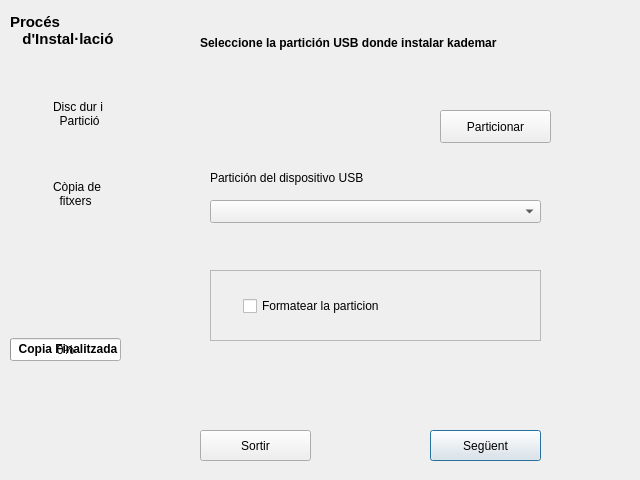
<ui version="4.0" >
 <class>Form</class>
 <widget class="QWidget" name="Form" >
  <property name="geometry" >
   <rect>
    <x>0</x>
    <y>0</y>
    <width>640</width>
    <height>480</height>
   </rect>
  </property>
  <property name="sizePolicy" >
   <sizepolicy vsizetype="Fixed" hsizetype="Fixed" >
    <horstretch>0</horstretch>
    <verstretch>0</verstretch>
   </sizepolicy>
  </property>
  <property name="minimumSize" >
   <size>
    <width>640</width>
    <height>480</height>
   </size>
  </property>
  <property name="maximumSize" >
   <size>
    <width>640</width>
    <height>480</height>
   </size>
  </property>
  <property name="windowTitle" >
   <string>Instal·lador</string>
  </property>
  <property name="windowIcon" >
   <iconset>
    <normaloff>../../../../../usr/share/kademar/icons/kpackage.png</normaloff>../../../../../usr/share/kademar/icons/kpackage.png</iconset>
  </property>
  <widget class="QLabel" name="fons" >
   <property name="geometry" >
    <rect>
     <x>0</x>
     <y>0</y>
     <width>640</width>
     <height>480</height>
    </rect>
   </property>
   <property name="text" >
    <string/>
   </property>
   <property name="pixmap" >
    <pixmap>../../../../../usr/share/kademar/utils/instalador-nano/img/bg/instalador-nano.png</pixmap>
   </property>
   <property name="scaledContents" >
    <bool>true</bool>
   </property>
  </widget>
  <widget class="QWidget" native="1" name="w_process" >
   <property name="geometry" >
    <rect>
     <x>0</x>
     <y>0</y>
     <width>151</width>
     <height>301</height>
    </rect>
   </property>
   <widget class="QLabel" name="l_titol" >
    <property name="geometry" >
     <rect>
      <x>10</x>
      <y>10</y>
      <width>141</width>
      <height>41</height>
     </rect>
    </property>
    <property name="font" >
     <font>
      <pointsize>11</pointsize>
      <weight>75</weight>
      <bold>true</bold>
     </font>
    </property>
    <property name="text" >
     <string>Procés
   d'Instal·lació</string>
    </property>
   </widget>
   <widget class="QLabel" name="led_disc" >
    <property name="geometry" >
     <rect>
      <x>13</x>
      <y>99</y>
      <width>28</width>
      <height>28</height>
     </rect>
    </property>
    <property name="text" >
     <string/>
    </property>
    <property name="pixmap" >
     <pixmap>../../../../../usr/share/kademar/utils/instalador-nano/img/vermell_p.png</pixmap>
    </property>
   </widget>
   <widget class="QLabel" name="l_disc" >
    <property name="geometry" >
     <rect>
      <x>53</x>
      <y>98</y>
      <width>71</width>
      <height>32</height>
     </rect>
    </property>
    <property name="text" >
     <string>Disc dur i
  Partició</string>
    </property>
   </widget>
   <widget class="QLabel" name="led_copia" >
    <property name="geometry" >
     <rect>
      <x>13</x>
      <y>180</y>
      <width>28</width>
      <height>28</height>
     </rect>
    </property>
    <property name="text" >
     <string/>
    </property>
    <property name="pixmap" >
     <pixmap>../../../../../usr/share/kademar/utils/instalador-nano/img/vermell_p.png</pixmap>
    </property>
   </widget>
   <widget class="QLabel" name="l_copia" >
    <property name="geometry" >
     <rect>
      <x>53</x>
      <y>173</y>
      <width>71</width>
      <height>41</height>
     </rect>
    </property>
    <property name="text" >
     <string>Còpia de
  fitxers</string>
    </property>
   </widget>
  </widget>
  <widget class="QWidget" native="1" name="w_logo" >
   <property name="geometry" >
    <rect>
     <x>0</x>
     <y>300</y>
     <width>151</width>
     <height>181</height>
    </rect>
   </property>
   <property name="palette" >
    <palette>
     <active/>
     <inactive/>
     <disabled/>
    </palette>
   </property>
   <property name="autoFillBackground" >
    <bool>false</bool>
   </property>
   <widget class="QLabel" name="logo_kademar" >
    <property name="geometry" >
     <rect>
      <x>21</x>
      <y>88</y>
      <width>90</width>
      <height>90</height>
     </rect>
    </property>
    <property name="text" >
     <string/>
    </property>
    <property name="pixmap" >
     <pixmap>../../../../../usr/share/kademar/utils/instalador-nano/img/kademar.png</pixmap>
    </property>
    <property name="scaledContents" >
     <bool>true</bool>
    </property>
   </widget>
   <widget class="QProgressBar" name="progressBar" >
    <property name="geometry" >
     <rect>
      <x>10</x>
      <y>38</y>
      <width>111</width>
      <height>23</height>
     </rect>
    </property>
    <property name="value" >
     <number>0</number>
    </property>
    <property name="alignment" >
     <set>Qt::AlignLeading</set>
    </property>
    <property name="textVisible" >
     <bool>true</bool>
    </property>
   </widget>
   <widget class="QLabel" name="l_finished" >
    <property name="geometry" >
     <rect>
      <x>3</x>
      <y>41</y>
      <width>130</width>
      <height>16</height>
     </rect>
    </property>
    <property name="font" >
     <font>
      <weight>75</weight>
      <bold>true</bold>
     </font>
    </property>
    <property name="text" >
     <string>Copia Finalitzada</string>
    </property>
    <property name="scaledContents" >
     <bool>false</bool>
    </property>
    <property name="alignment" >
     <set>Qt::AlignCenter</set>
    </property>
   </widget>
  </widget>
  <widget class="QWidget" native="1" name="w_botons" >
   <property name="geometry" >
    <rect>
     <x>150</x>
     <y>420</y>
     <width>491</width>
     <height>61</height>
    </rect>
   </property>
   <widget class="QPushButton" name="boto_next" >
    <property name="geometry" >
     <rect>
      <x>280</x>
      <y>10</y>
      <width>111</width>
      <height>31</height>
     </rect>
    </property>
    <property name="layoutDirection" >
     <enum>Qt::RightToLeft</enum>
    </property>
    <property name="text" >
     <string>Següent</string>
    </property>
    <property name="icon" >
     <iconset>
      <normaloff>../../../../../usr/share/kademar/utils/instalador-nano/img/next.png</normaloff>../../../../../usr/share/kademar/utils/instalador-nano/img/next.png</iconset>
    </property>
    <property name="iconSize" >
     <size>
      <width>20</width>
      <height>20</height>
     </size>
    </property>
    <property name="default" >
     <bool>true</bool>
    </property>
   </widget>
   <widget class="QPushButton" name="boto_exit" >
    <property name="geometry" >
     <rect>
      <x>50</x>
      <y>10</y>
      <width>111</width>
      <height>31</height>
     </rect>
    </property>
    <property name="text" >
     <string>Sortir</string>
    </property>
    <property name="icon" >
     <iconset>
      <normaloff>../../../../../usr/share/kademar/utils/instalador-nano/img/exit.png</normaloff>../../../../../usr/share/kademar/utils/instalador-nano/img/exit.png</iconset>
    </property>
    <property name="iconSize" >
     <size>
      <width>20</width>
      <height>20</height>
     </size>
    </property>
   </widget>
  </widget>
  <widget class="QStackedWidget" name="pages" >
   <property name="geometry" >
    <rect>
     <x>150</x>
     <y>0</y>
     <width>491</width>
     <height>421</height>
    </rect>
   </property>
   <property name="currentIndex" >
    <number>1</number>
   </property>
   <widget class="QWidget" name="p_principal" >
    <widget class="QLabel" name="label" >
     <property name="geometry" >
      <rect>
       <x>30</x>
       <y>60</y>
       <width>431</width>
       <height>41</height>
      </rect>
     </property>
     <property name="font" >
      <font>
       <pointsize>14</pointsize>
       <weight>75</weight>
       <italic>true</italic>
       <bold>true</bold>
       <stylestrategy>PreferAntialias</stylestrategy>
       <kerning>false</kerning>
      </font>
     </property>
     <property name="text" >
      <string>Bienvenidos al Instalador de kademar en USB</string>
     </property>
     <property name="wordWrap" >
      <bool>true</bool>
     </property>
    </widget>
    <widget class="QLabel" name="label_3" >
     <property name="geometry" >
      <rect>
       <x>80</x>
       <y>300</y>
       <width>391</width>
       <height>91</height>
      </rect>
     </property>
     <property name="text" >
      <string>Este asistente te ayudará a instalar kademar Linux
 en un dispositivo USB.</string>
     </property>
     <property name="wordWrap" >
      <bool>true</bool>
     </property>
    </widget>
    <widget class="QLabel" name="label_17" >
     <property name="geometry" >
      <rect>
       <x>80</x>
       <y>160</y>
       <width>80</width>
       <height>80</height>
      </rect>
     </property>
     <property name="text" >
      <string/>
     </property>
     <property name="pixmap" >
      <pixmap>../../../../../usr/share/kademar/utils/instalador/img/lyra.png</pixmap>
     </property>
     <property name="scaledContents" >
      <bool>true</bool>
     </property>
    </widget>
    <widget class="QLabel" name="label_18" >
     <property name="geometry" >
      <rect>
       <x>211</x>
       <y>167</y>
       <width>52</width>
       <height>61</height>
      </rect>
     </property>
     <property name="text" >
      <string/>
     </property>
     <property name="pixmap" >
      <pixmap>../../../../../usr/share/kademar/utils/instalador/img/arrow.png</pixmap>
     </property>
    </widget>
    <widget class="QLabel" name="label_19" >
     <property name="geometry" >
      <rect>
       <x>290</x>
       <y>150</y>
       <width>91</width>
       <height>91</height>
      </rect>
     </property>
     <property name="text" >
      <string/>
     </property>
     <property name="pixmap" >
      <pixmap>../../../../../usr/share/kademar/utils/instalador-nano/img/usbpendrive_unmount.png</pixmap>
     </property>
     <property name="scaledContents" >
      <bool>true</bool>
     </property>
    </widget>
   </widget>
   <widget class="QWidget" name="p_disc" >
    <widget class="QLabel" name="l_titol_2" >
     <property name="geometry" >
      <rect>
       <x>50</x>
       <y>35</y>
       <width>401</width>
       <height>16</height>
      </rect>
     </property>
     <property name="font" >
      <font>
       <weight>75</weight>
       <bold>true</bold>
      </font>
     </property>
     <property name="text" >
      <string>Seleccione la partición USB donde instalar kademar</string>
     </property>
    </widget>
    <widget class="QPushButton" name="boto_particionar" >
     <property name="geometry" >
      <rect>
       <x>290</x>
       <y>110</y>
       <width>111</width>
       <height>33</height>
      </rect>
     </property>
     <property name="text" >
      <string>Particionar</string>
     </property>
     <property name="icon" >
      <iconset>
       <normaloff>../../../../../usr/share/kademar/utils/instalador-nano/img/gparted.png</normaloff>../../../../../usr/share/kademar/utils/instalador-nano/img/gparted.png</iconset>
     </property>
     <property name="iconSize" >
      <size>
       <width>22</width>
       <height>22</height>
      </size>
     </property>
    </widget>
    <widget class="QComboBox" name="cb_hd_arrel" >
     <property name="geometry" >
      <rect>
       <x>60</x>
       <y>200</y>
       <width>331</width>
       <height>23</height>
      </rect>
     </property>
    </widget>
    <widget class="QLabel" name="label_2" >
     <property name="geometry" >
      <rect>
       <x>60</x>
       <y>170</y>
       <width>331</width>
       <height>16</height>
      </rect>
     </property>
     <property name="text" >
      <string>Partición del dispositivo USB</string>
     </property>
    </widget>
    <widget class="QFrame" name="f_final_2" >
     <property name="geometry" >
      <rect>
       <x>60</x>
       <y>270</y>
       <width>331</width>
       <height>71</height>
      </rect>
     </property>
     <property name="frameShape" >
      <enum>QFrame::StyledPanel</enum>
     </property>
     <property name="frameShadow" >
      <enum>QFrame::Raised</enum>
     </property>
     <widget class="QCheckBox" name="cb_format" >
      <property name="geometry" >
       <rect>
        <x>33</x>
        <y>26</y>
        <width>261</width>
        <height>20</height>
       </rect>
      </property>
      <property name="text" >
       <string>Formatear la particion</string>
      </property>
     </widget>
    </widget>
   </widget>
   <widget class="QWidget" name="p_mbr" >
    <widget class="QLabel" name="label_30" >
     <property name="geometry" >
      <rect>
       <x>50</x>
       <y>80</y>
       <width>381</width>
       <height>181</height>
      </rect>
     </property>
     <property name="text" >
      <string>Actualmente se están copiando los ficheros en el USB.

Puede ver el progreso, mediante la barra de progreso situada en el lado izquierdo.


Una vez se haya copiado se instalará el gestor de arranque.</string>
     </property>
     <property name="wordWrap" >
      <bool>true</bool>
     </property>
    </widget>
    <widget class="QLabel" name="l_titol_6" >
     <property name="geometry" >
      <rect>
       <x>70</x>
       <y>35</y>
       <width>251</width>
       <height>16</height>
      </rect>
     </property>
     <property name="font" >
      <font>
       <weight>75</weight>
       <bold>true</bold>
      </font>
     </property>
     <property name="text" >
      <string>Copiando</string>
     </property>
    </widget>
   </widget>
   <widget class="QWidget" name="p_final" >
    <widget class="QLabel" name="l_titol_5" >
     <property name="geometry" >
      <rect>
       <x>70</x>
       <y>35</y>
       <width>271</width>
       <height>16</height>
      </rect>
     </property>
     <property name="font" >
      <font>
       <weight>75</weight>
       <bold>true</bold>
      </font>
     </property>
     <property name="text" >
      <string>Instalación FInalizada</string>
     </property>
    </widget>
    <widget class="QFrame" name="f_final" >
     <property name="geometry" >
      <rect>
       <x>100</x>
       <y>250</y>
       <width>211</width>
       <height>71</height>
      </rect>
     </property>
     <property name="frameShape" >
      <enum>QFrame::StyledPanel</enum>
     </property>
     <property name="frameShadow" >
      <enum>QFrame::Raised</enum>
     </property>
     <widget class="QCheckBox" name="cb_reboot" >
      <property name="geometry" >
       <rect>
        <x>20</x>
        <y>26</y>
        <width>171</width>
        <height>20</height>
       </rect>
      </property>
      <property name="text" >
       <string>Reiniciar l'ordinador</string>
      </property>
     </widget>
    </widget>
    <widget class="QLabel" name="label_32" >
     <property name="geometry" >
      <rect>
       <x>50</x>
       <y>60</y>
       <width>441</width>
       <height>171</height>
      </rect>
     </property>
     <property name="text" >
      <string>kademar ya está instalada en el dispositivo USB.

Si quiere puede apagar el instalador y continuar usando kademar.
O si quiere, puede reiniciar el ordenador.</string>
     </property>
     <property name="wordWrap" >
      <bool>true</bool>
     </property>
    </widget>
   </widget>
  </widget>
 </widget>
 <tabstops>
  <tabstop>boto_next</tabstop>
  <tabstop>boto_exit</tabstop>
  <tabstop>boto_particionar</tabstop>
  <tabstop>cb_hd_arrel</tabstop>
  <tabstop>cb_reboot</tabstop>
 </tabstops>
 <resources/>
 <connections/>
</ui>
